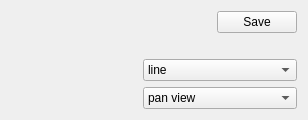
<?xml version="1.0" encoding="UTF-8"?>
<ui version="4.0">
 <class>qMRMLPlotViewControllerWidget</class>
 <widget class="ctkPopupWidget" name="qMRMLPlotViewControllerWidget">
  <property name="geometry">
   <rect>
    <x>0</x>
    <y>0</y>
    <width>308</width>
    <height>118</height>
   </rect>
  </property>
  <property name="windowTitle">
   <string>Plot View Controller</string>
  </property>
  <layout class="QGridLayout" name="gridLayout_2">
   <item row="1" column="0">
    <layout class="QGridLayout" name="contentLayout">
     <item row="0" column="1">
      <layout class="QHBoxLayout" name="hboxLayout">
       <item>
        <widget class="qMRMLNodeComboBox" name="plotChartComboBox" native="true">
         <property name="toolTip">
          <string>Select the PlotChartNode which handles the general Properties of the Plot and allow to select multiple PlotSeriesNodes.</string>
         </property>
         <property name="nodeTypes" stdset="0">
          <stringlist>
           <string>vtkMRMLPlotChartNode</string>
          </stringlist>
         </property>
         <property name="noneEnabled" stdset="0">
          <bool>false</bool>
         </property>
         <property name="addEnabled" stdset="0">
          <bool>true</bool>
         </property>
         <property name="removeEnabled" stdset="0">
          <bool>true</bool>
         </property>
         <property name="renameEnabled" stdset="0">
          <bool>true</bool>
         </property>
         <property name="editEnabled" stdset="0">
          <bool>true</bool>
         </property>
        </widget>
       </item>
       <item>
        <widget class="QPushButton" name="savePushButton">
         <property name="toolTip">
          <string>Save plot as SVG file</string>
         </property>
         <property name="text">
          <string>Save</string>
         </property>
        </widget>
       </item>
      </layout>
     </item>
     <item row="1" column="1">
      <widget class="qMRMLCheckableNodeComboBox" name="plotSeriesComboBox" native="true">
       <property name="toolTip">
        <string>Add/Remove plots data series to/from the current chart.</string>
       </property>
       <property name="nodeTypes" stdset="0">
        <stringlist>
         <string>vtkMRMLPlotSeriesNode</string>
        </stringlist>
       </property>
       <property name="noneEnabled" stdset="0">
        <bool>false</bool>
       </property>
       <property name="addEnabled" stdset="0">
        <bool>true</bool>
       </property>
       <property name="removeEnabled" stdset="0">
        <bool>true</bool>
       </property>
       <property name="editEnabled" stdset="0">
        <bool>false</bool>
       </property>
       <property name="renameEnabled" stdset="0">
        <bool>true</bool>
       </property>
      </widget>
     </item>
     <item row="0" column="0">
      <widget class="QLabel" name="label">
       <property name="text">
        <string/>
       </property>
      </widget>
     </item>
     <item row="1" column="0">
      <widget class="QLabel" name="label_2">
       <property name="text">
        <string/>
       </property>
      </widget>
     </item>
     <item row="2" column="0">
      <widget class="QLabel" name="label_3">
       <property name="text">
        <string/>
       </property>
      </widget>
     </item>
     <item row="2" column="1">
      <widget class="QComboBox" name="plotTypeComboBox">
       <property name="toolTip">
        <string>This combobox allows to change the Type for all the active PlotSeriesNodes. If a value is chosen, all the PlotSeriesNodes referenced by the PlotChartNode will be updated with the new value. </string>
       </property>
       <property name="currentIndex">
        <number>0</number>
       </property>
       <item>
        <property name="text">
         <string>line</string>
        </property>
       </item>
       <item>
        <property name="text">
         <string>bar</string>
        </property>
       </item>
       <item>
        <property name="text">
         <string>scatter</string>
        </property>
       </item>
       <item>
        <property name="text">
         <string>scatter bar</string>
        </property>
       </item>
      </widget>
     </item>
     <item row="3" column="0">
      <widget class="QLabel" name="label_4">
       <property name="text">
        <string/>
       </property>
      </widget>
     </item>
     <item row="3" column="1">
      <widget class="QComboBox" name="interactionModeComboBox">
       <property name="toolTip">
        <string>Action performed on mouse left-click and drag.</string>
       </property>
       <property name="currentIndex">
        <number>0</number>
       </property>
       <item>
        <property name="text">
         <string>pan view</string>
        </property>
       </item>
       <item>
        <property name="text">
         <string>select points</string>
        </property>
       </item>
       <item>
        <property name="text">
         <string>free-hand select points</string>
        </property>
       </item>
       <item>
        <property name="text">
         <string>move points</string>
        </property>
       </item>
      </widget>
     </item>
    </layout>
   </item>
  </layout>
  <action name="actionShow_Grid">
   <property name="checkable">
    <bool>true</bool>
   </property>
   <property name="text">
    <string>Grid</string>
   </property>
   <property name="toolTip">
    <string>Show grid</string>
   </property>
  </action>
  <action name="actionShow_Legend">
   <property name="checkable">
    <bool>true</bool>
   </property>
   <property name="text">
    <string>Legend</string>
   </property>
   <property name="toolTip">
    <string>Show legend</string>
   </property>
  </action>
  <action name="actionFit_to_window">
   <property name="icon">
    <iconset resource="../qMRMLWidgets.qrc">
     <normaloff>:/Icons/SlicesFitToWindow.png</normaloff>:/Icons/SlicesFitToWindow.png</iconset>
   </property>
   <property name="text">
    <string>Fit_to_window</string>
   </property>
   <property name="toolTip">
    <string>Adjust the Plot Viewer's field of view to match the extent of the Plot axes</string>
   </property>
  </action>
 </widget>
 <customwidgets>
  <customwidget>
   <class>qMRMLCheckableNodeComboBox</class>
   <extends>qMRMLNodeComboBox</extends>
   <header>qMRMLCheckableNodeComboBox.h</header>
   <container>1</container>
  </customwidget>
  <customwidget>
   <class>qMRMLNodeComboBox</class>
   <extends>QWidget</extends>
   <header>qMRMLNodeComboBox.h</header>
   <container>1</container>
  </customwidget>
  <customwidget>
   <class>ctkPopupWidget</class>
   <extends>QFrame</extends>
   <header>ctkPopupWidget.h</header>
   <container>1</container>
  </customwidget>
 </customwidgets>
 <resources>
  <include location="../qMRMLWidgets.qrc"/>
 </resources>
 <connections/>
</ui>
